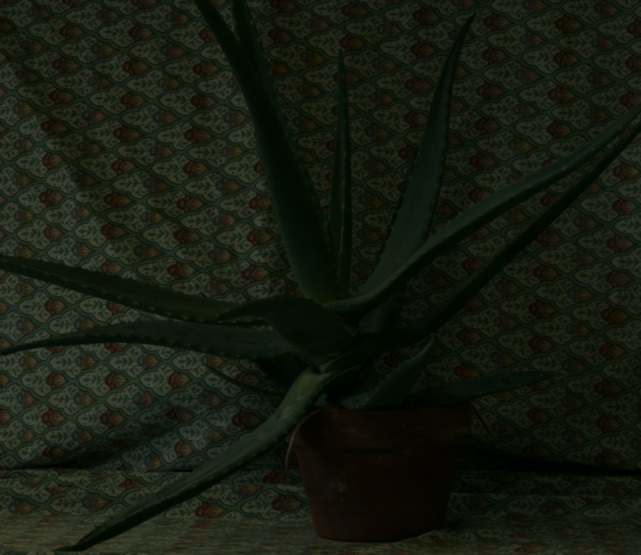
%> input picture IP_HW3/Image/aloe.jpg, 641 x 555 px
$ octave --eval "RgbToHsiNoiseReduction('Image/aloe.jpg');"   (GNU Octave 9; MATLAB toolbox functions it lacks are replaced by stand-ins)
%> lines starting %> are read from the running program, lines starting %| are printed output that depends on the picture; in (x1, y1, x2, y2) boxes, pixels count from 0 and x2, y2 are one past the last pixel; in counts of white or black regions, pixels touching at a corner belong together; the program's own positions count from 1
function RgbToHsiNoiseReduction(x)
%> called with x = 'Image/aloe.jpg'

    F = imread(x);
%> F is the input picture: size 555x641x3 uint8; mean R, G, B 21.4, 26.5, 14.8
    F = im2double(F);
%> F: size 555x641x3 double
    r = F(:,:,1);
    g = F(:,:,2);
    b = F(:,:,3);
    th = acos((0.5*((r-g)+(r-b)))./((sqrt((r-g).^2+(r-b).*(g-b)))+eps));
    H = th;
    H(b > g) = 2*pi-H(b>g);
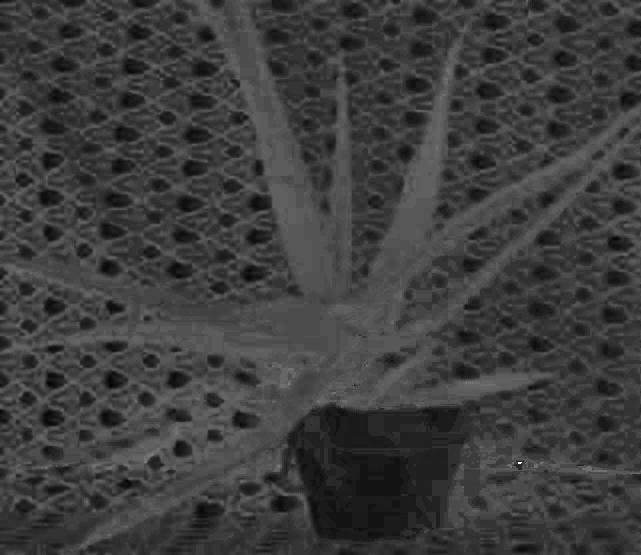
%> H: size 555x641 double; min 0.156, max 5.76, mean 1.52; drawn with min black and max white
    H = H/(2*pi);
    S = 1-3.*(min(min(r,g),b))./(r+g+b+eps);
    I = (r+g+b)/3;
    hsi = cat(3,H,S,I);
    HN = H*2*pi;

    h = fspecial('gaussian',5,1.2);
    HN = imfilter(HN,h);
    SN = imfilter(S,h);
    IN = imfilter(I,h);
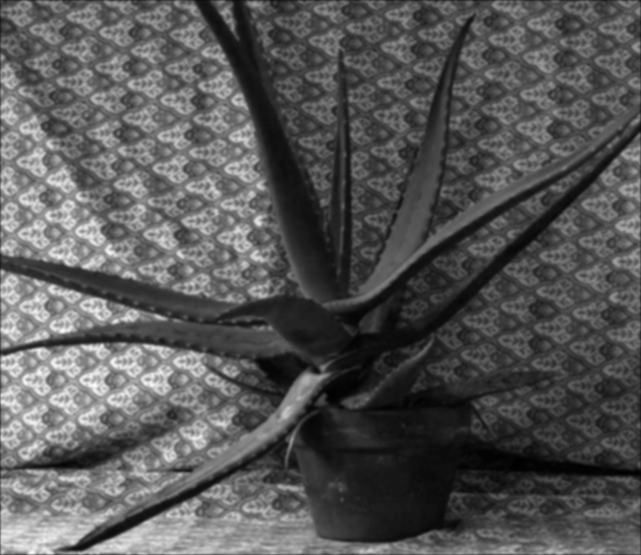
%> IN: size 555x641 double; min 0.00145, max 0.236, mean 0.0817; drawn with min black and max white

    HN = HN/(2*pi);

    figure('Name','HSI Noise Reduction Enhancement','NumberTitle','off'),
    subplot(3,4,1);imshow(F),title('Original RGB Image');
    subplot(3,4,5);imshow(hsi),title('Original HSI Image');
    subplot(3,4,2);imshow(H),title('Hue');
    subplot(3,4,6);imshow(S),title('Saturation');
    subplot(3,4,10);imshow(I),title('Intensity');

    RV=cat(3,H,S,I);
    C=hsitorgb(RV);
    subplot(3,4,3);imshow(C),title('RGB Hue');
    RV=cat(3,H,SN,I);
    C=hsitorgb(RV);
    subplot(3,4,7);imshow(C),title('RGB Image - Saturation Noise Reduction');
    RV=cat(3,H,S,IN);
    C=hsitorgb(RV);
    subplot(3,4,11);imshow(C),title('RGB Image - Intensity Noise Reduction');
    RV=cat(3,H,SN,IN);
    C=hsitorgb(RV);
    subplot(3,4,4);imshow(C),title('RGB Image - HSI Noise Reduction');


%     figure('Name','HSI Noise Reduction Enhancement','NumberTitle','off'),
%     subplot(1,2,1);imshow(F),title('Original RGB Image');
%     subplot(1,2,2);imshow(C),title('Enhancement HSI Image');


end
function C = hsitorgb(hsi)
HV = hsi(:,:,1)*2*pi;
SV = hsi(:,:,2);
IV = hsi(:,:,3);

R = zeros(size(HV));
G = zeros(size(HV));
B = zeros(size(HV));

%RG Sector
id = find((0<=HV)& (HV<2*pi/3));
%> id = 336177 values from 1 to 355755
B(id) = IV(id).*(1-SV(id));
R(id) = IV(id).*(1+SV(id).*cos(HV(id))./cos(pi/3-HV(id)));
G(id) = 3*IV(id)-(R(id)+B(id));
%BG Sector
id = find((2*pi/3<=HV)& (HV<4*pi/3));
%> id = 19571 values from 66 to 355692
R(id) = IV(id).*(1-SV(id));
%> R: size 555x641 double; min 0, max 0.275, mean 0.0841; mean of the top-left, top-right, bottom-left and bottom-right quarters 0.103, 0.0729, 0.11, 0.0517
G(id) = IV(id).*(1+SV(id).*cos(HV(id)-2*pi/3)./cos(pi-HV(id)));
%> G: size 555x641 double; min 0, max 0.282, mean 0.104; mean of the top-left, top-right, bottom-left and bottom-right quarters 0.123, 0.0945, 0.134, 0.0644
B(id) = 3*IV(id)-(R(id)+G(id));
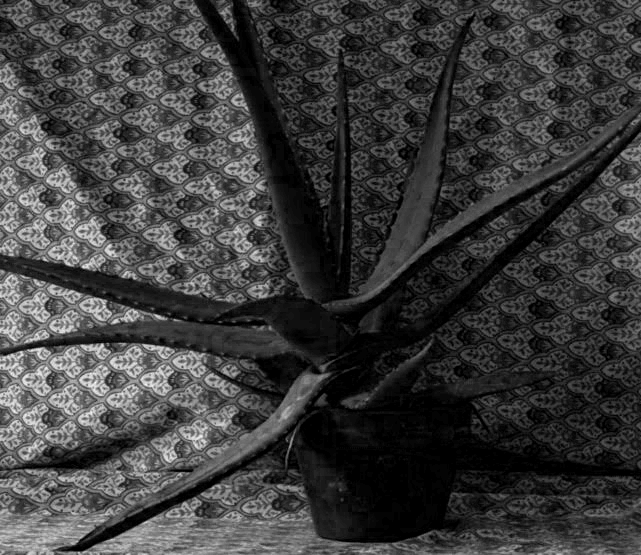
%> B: size 555x641 double; min 0, max 0.239, mean 0.0579; mean of the top-left, top-right, bottom-left and bottom-right quarters 0.0722, 0.0476, 0.0853, 0.0268; drawn with min black and max white
%BR Sector
id = find((4*pi/3<=HV)& (HV<2*pi));
%> id = [287953; 287954; 288508; 288509; 289063; 289064; 289618]
G(id) = IV(id).*(1-SV(id));
B(id) = IV(id).*(1+SV(id).*cos(HV(id)-4*pi/3)./cos(5*pi/3-HV(id)));
%> B: size 555x641 double; under 0.01% of pixels changed, all inside (x1, y1, x2, y2) = (518, 462, 522, 464)
R(id) = 3*IV(id)-(G(id)+B(id));

h = fspecial('gaussian',5,1);
R = imfilter(R,h);
G = imfilter(G,h);
B = imfilter(B,h);

C = cat(3,R,G,B);
C = max(min(C,1),0);
end
%> in RgbToHsiNoiseReduction, `RV=cat(3,H,SN,I);`:
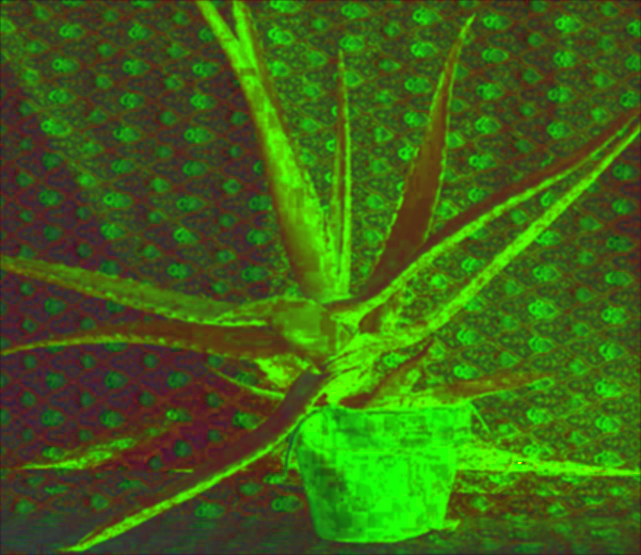
%> RV: size 555x641x3 double; mean R, G, B 0.242, 0.4, 0.082
%> in hsitorgb (call 2), `id = find((0<=HV)& (HV<2*pi/3));`: id = 336177 values from 1 to 355755
%> in hsitorgb (call 2), `id = find((2*pi/3<=HV)& (HV<4*pi/3));`: id = 19571 values from 66 to 355692
%> in hsitorgb (call 2), `R(id) = IV(id).*(1-SV(id));`:
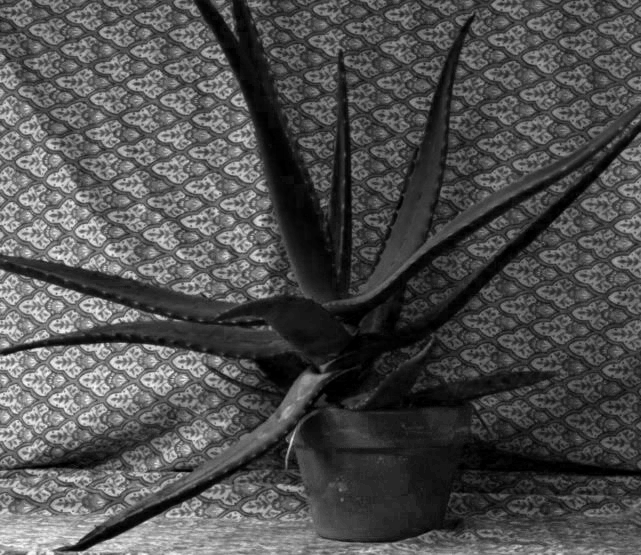
%> R: size 555x641 double; min -3.19e-18, max 0.269, mean 0.084; drawn with min black and max white
%> in hsitorgb (call 2), `G(id) = IV(id).*(1+SV(id).*cos(HV(id)-2*pi/3)./cos(pi-HV(id)));`: G: size 555x641 double; min 0, max 0.298, mean 0.105
%> in hsitorgb (call 2), `B(id) = 3*IV(id)-(R(id)+G(id));`:
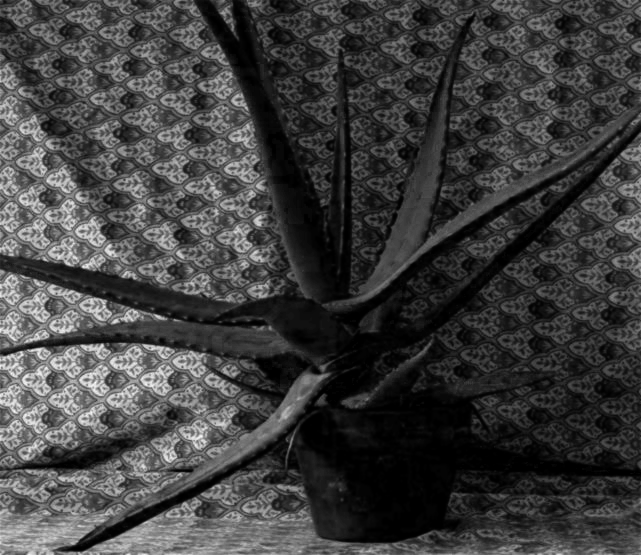
%> B: size 555x641 double; min -6.39e-18, max 0.23, mean 0.0573; drawn with min black and max white
%> in hsitorgb (call 2), `id = find((4*pi/3<=HV)& (HV<2*pi));`: id = [287953; 287954; 288508; 288509; 289063; 289064; 289618]
%> in hsitorgb (call 2), `G(id) = IV(id).*(1-SV(id));`: G: size 555x641 double; min 0, max 0.298, mean 0.105; mean of the top-left, top-right, bottom-left and bottom-right quarters 0.124, 0.0953, 0.135, 0.065
%> in hsitorgb (call 3), `id = find((0<=HV)& (HV<2*pi/3));`: id = 336177 values from 1 to 355755
%> in hsitorgb (call 3), `G(id) = 3*IV(id)-(R(id)+B(id));`:
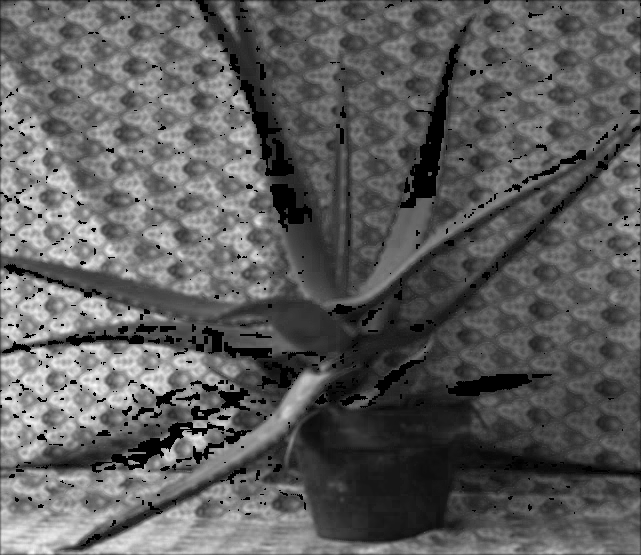
%> G: size 555x641 double; min 0, max 0.269, mean 0.0993; drawn with min black and max white
%> in hsitorgb (call 3), `id = find((2*pi/3<=HV)& (HV<4*pi/3));`: id = 19571 values from 66 to 355692
%> in hsitorgb (call 3), `R(id) = IV(id).*(1-SV(id));`: R: size 555x641 double; min 0, max 0.252, mean 0.0837
%> in hsitorgb (call 3), `id = find((4*pi/3<=HV)& (HV<2*pi));`: id = [287953; 287954; 288508; 288509; 289063; 289064; 289618]
